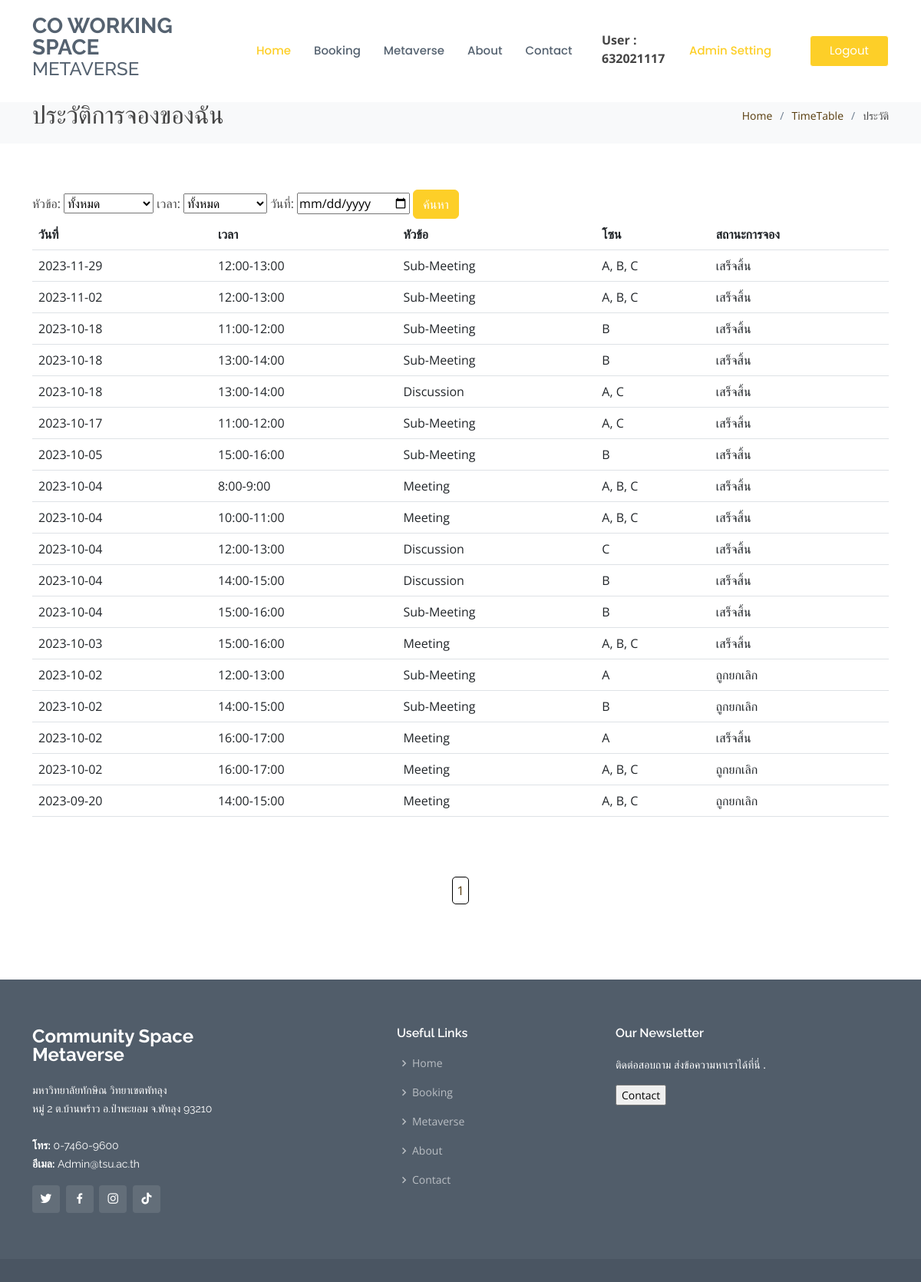
Screenshot of /history_booking.php (signed in) with the database file from the repository.
### tables this page shows
CREATE TABLE `booking` (
  `id` int(11) NOT NULL,
  `user_id` varchar(20) NOT NULL,
  `day` date NOT NULL,
  `time` varchar(20) NOT NULL,
  `title` varchar(20) NOT NULL,
  `status` int(1) NOT NULL,
  `zone` varchar(10) NOT NULL,
  `usage_status` int(1) NOT NULL,
  `booking_at` timestamp NOT NULL DEFAULT current_timestamp() ON UPDATE current_timestamp()
);

CREATE TABLE `cancel_booking` (
  `id` int(11) NOT NULL,
  `user_id` varchar(20) NOT NULL,
  `day` date NOT NULL,
  `time` varchar(20) NOT NULL,
  `title` varchar(20) NOT NULL,
  `status` int(1) NOT NULL,
  `zone` varchar(10) NOT NULL,
  `usage_status` int(1) NOT NULL,
  `booking_at` timestamp NOT NULL DEFAULT current_timestamp() ON UPDATE current_timestamp()
);

### history_booking.php (the view, shortened to what this page needs)
<?php
include('component/navbar.php');
?>
<!DOCTYPE html>
<html lang="en">
<head>
    <link href="assets/vendor/animate.css/animate.min.css" rel="stylesheet">
    <link href="assets/vendor/bootstrap/css/bootstrap.min.css" rel="stylesheet">
    <link href="assets/vendor/bootstrap-icons/bootstrap-icons.css" rel="stylesheet">
    <link href="assets/vendor/boxicons/css/boxicons.min.css" rel="stylesheet">
    <link href="assets/vendor/glightbox/css/glightbox.min.css" rel="stylesheet">
    <link href="assets/vendor/remixicon/remixicon.css" rel="stylesheet">
    <link href="assets/vendor/swiper/swiper-bundle.min.css" rel="stylesheet">
    <link href="assets/css/style.css" rel="stylesheet">
</head>
<body>
    <section id="breadcrumbs" class="breadcrumbs">
        <div class="container">
            <div class="d-flex justify-content-between align-items-center">
                <h2>ประวัติการจองของฉัน</h2>
                <ol>
                    <li><a href="index.php">Home</a></li>
                    <li><a href="table_booking.php">TimeTable</a></li>
                    <li>ประวัติ</li>
                </ol>
            </div>
        </div>
    </section>
    <section id="booking-history" class="booking-history">
        <div class="container">
            <div class="row">
                <div class="col-lg-12">
                    <div class="filter-options">
                        <label for="filterTitle">หัวข้อ:</label>
                        <select id="filterTitle">
                            <option value="">ทั้งหมด</option>
                        </select>
                        <label for="filterTime">เวลา:</label>
                        <select id="filterTime">
                            <option value="">ทั้งหมด</option>
                        </select>
                        <label for="filterDate">วันที่:</label>
                        <input type="date" id="filterDate">
                        <button id="filterButton" class="btn btn-danger1">ค้นหา</button>
                    </div>
                    <div class="table-responsive">
                        <table class="table">
                            <thead>
                                <tr>
                                    <th>วันที่</th>
                                    <th>เวลา</th>
                                    <th>หัวข้อ</th>
                                    <th>โซน</th>
                                    <th>สถานะการจอง</th>
                                </tr>
                            </thead>
                            <tbody>
                                <?php
                                include('db_connection.php');
                                $user_id = $_SESSION['user_id'];
                                $page = isset($_GET['page']) ? (int)$_GET['page'] : 1;
                                $items_per_page = 20;
                                $offset = ($page - 1) * $items_per_page;
                                $history_sql = "SELECT * FROM booking WHERE user_id = '$user_id' AND status = 1 AND day < CURDATE() ORDER BY day DESC, time DESC LIMIT $items_per_page OFFSET $offset";
                                $history_result = $connection->query($history_sql);
                                $cancel_history_sql = "SELECT * FROM cancel_booking WHERE user_id = '$user_id' ORDER BY day DESC, time DESC LIMIT $items_per_page OFFSET $offset";
                                $cancel_history_result = $connection->query($cancel_history_sql);
                                $combined_history = array();
                                while ($row = $history_result->fetch_assoc()) {
                                    $combined_history[] = $row;
                                }
                                while ($row = $cancel_history_result->fetch_assoc()) {
                                    $combined_history[] = $row;
                                }
                                usort($combined_history, function($a, $b) {
                                    $dateA = strtotime($a['day']);
                                    $dateB = strtotime($b['day']);
                                    $timeA = strtotime($a['time']);
                                    $timeB = strtotime($b['time']);
                                    if ($dateA == $dateB) {
                                        return $timeA - $timeB;
                                    }
                                    return $dateB - $dateA;
                                });
                                foreach ($combined_history as $row) {
                                    echo "<tr>";
                                    echo "<td>{$row['day']}</td>";
                                    echo "<td>{$row['time']}</td>";
                                    echo "<td>{$row['title']}</td>";
                                    echo "<td>{$row['zone']}</td>";
                                    echo "<td>";
                                    if ($row['status'] == 2) {
                                        echo "ถูกยกเลิก";
                                    } else {
                                        echo "เสร็จสิ้น";
                                    }
                                    echo "</td>";
                                    echo "</tr>";
                                }
                                ?>
                            </tbody>
                        </table>
                    </div>
                </div>
            </div>
        </div>
    </section>
    <div class="pagination" style="justify-content: center;">
        <?php
        include('db_connection.php');
        $total_items_sql = "SELECT COUNT(*) AS total FROM booking WHERE user_id = '$user_id' AND status = 1 AND day < CURDATE()";
        $total_items_result = $connection->query($total_items_sql);
        $total_items = $total_items_result->fetch_assoc()['total'];
        $total_pages = ceil($total_items / $items_per_page);
        for ($i = 1; $i <= $total_pages; $i++) {
            echo '<a ';
            if ($i === $page) {
                echo 'class="active btnint"';
            }
            echo 'class="btnint" href="history_booking.php?page=' . $i . '">' . $i . '</a>';
        }
        ?>
    </div>
</body>
<br><br><br><br>
<?php include('component/footer.php'); ?>
</html>

### assets/css/style.css (style rules this page uses)
body { font-family: "Open Sans", sans-serif; color: #444444; }
a { text-decoration: none; color: #563a0a; }
h1, h2, h3, h4, h5, h6 { font-family: "Raleway", sans-serif; }
section { padding: 60px 0; overflow: hidden; }
.breadcrumbs { padding: 18px 0; background: #f8f9fa; min-height: 40px; margin-top: 80px; }
.breadcrumbs h2 { font-size: 32px; font-weight: 300; margin: 0; }
.breadcrumbs ol { display: flex; flex-wrap: wrap; list-style: none; padding: 0; margin: 0; font-size: 14px; }
.breadcrumbs ol li+li { padding-left: 10px; }
.breadcrumbs ol li+li::before { display: inline-block; padding-right: 10px; color: #6b7b8d; content: "/"; }
.btn-danger1 { --bs-btn-color: #fff; --bs-btn-bg: #fdcf28; --bs-btn-border-color: #fdcf28; --bs-btn-hover-color: #fff; --bs-btn-hover-bg: #fdcf28; --bs-btn-hover-border-color: #e6bc25; --bs-btn-focus-shadow-rgb: 225,83,97; --bs-btn-active-color: #fff; --bs-btn-active-bg: #fdcf28; --bs-btn-active-border-color: #e6bc25; --bs-btn-active-shadow: inset 0 3px 5px rgba(0, 0, 0, 0.125); --bs-btn-disabled-color: #fff; --bs-btn-disabled-bg: #fdcf28; --bs-btn-disabled-border-color: #fdcf28; }

### history_booking.php (style rules this page uses)
.btnint { padding: 5px; border: 0.5px solid #000; margin: 2px; border-radius: 5px; }
.pagination { align-items: center; }

### rows the page displays
booking: day "2023-11-29", time "12:00-13:00", title "Sub-Meeting", zone "A, B, C", status "เสร็จสิ้น"
booking: day "2023-11-02", time "12:00-13:00", title "Sub-Meeting", zone "A, B, C", status "เสร็จสิ้น"
booking: day "2023-10-18", time "11:00-12:00", title "Sub-Meeting", zone "B", status "เสร็จสิ้น"
booking: day "2023-10-18", time "13:00-14:00", title "Sub-Meeting", zone "B", status "เสร็จสิ้น"
cancel_booking: day "2023-10-18", time "13:00-14:00", title "Discussion", zone "A, C", status "เสร็จสิ้น"
cancel_booking: day "2023-10-17", time "11:00-12:00", title "Sub-Meeting", zone "A, C", status "เสร็จสิ้น"
booking: day "2023-10-05", time "15:00-16:00", title "Sub-Meeting", zone "B", status "เสร็จสิ้น"
booking: day "2023-10-04", time "8:00-9:00", title "Meeting", zone "A, B, C", status "เสร็จสิ้น"
booking: day "2023-10-04", time "10:00-11:00", title "Meeting", zone "A, B, C", status "เสร็จสิ้น"
booking: day "2023-10-04", time "12:00-13:00", title "Discussion", zone "C", status "เสร็จสิ้น"
booking: day "2023-10-04", time "14:00-15:00", title "Discussion", zone "B", status "เสร็จสิ้น"
booking: day "2023-10-04", time "15:00-16:00", title "Sub-Meeting", zone "B", status "เสร็จสิ้น"
booking: day "2023-10-03", time "15:00-16:00", title "Meeting", zone "A, B, C", status "เสร็จสิ้น"
cancel_booking: day "2023-10-02", time "12:00-13:00", title "Sub-Meeting", zone "A", status "ถูกยกเลิก"
cancel_booking: day "2023-10-02", time "14:00-15:00", title "Sub-Meeting", zone "B", status "ถูกยกเลิก"
booking: day "2023-10-02", time "16:00-17:00", title "Meeting", zone "A", status "เสร็จสิ้น"
cancel_booking: day "2023-10-02", time "16:00-17:00", title "Meeting", zone "A, B, C", status "ถูกยกเลิก"
cancel_booking: day "2023-09-20", time "14:00-15:00", title "Meeting", zone "A, B, C", status "ถูกยกเลิก"

### other values shown
$_SESSION['user_id'] "632021117"
